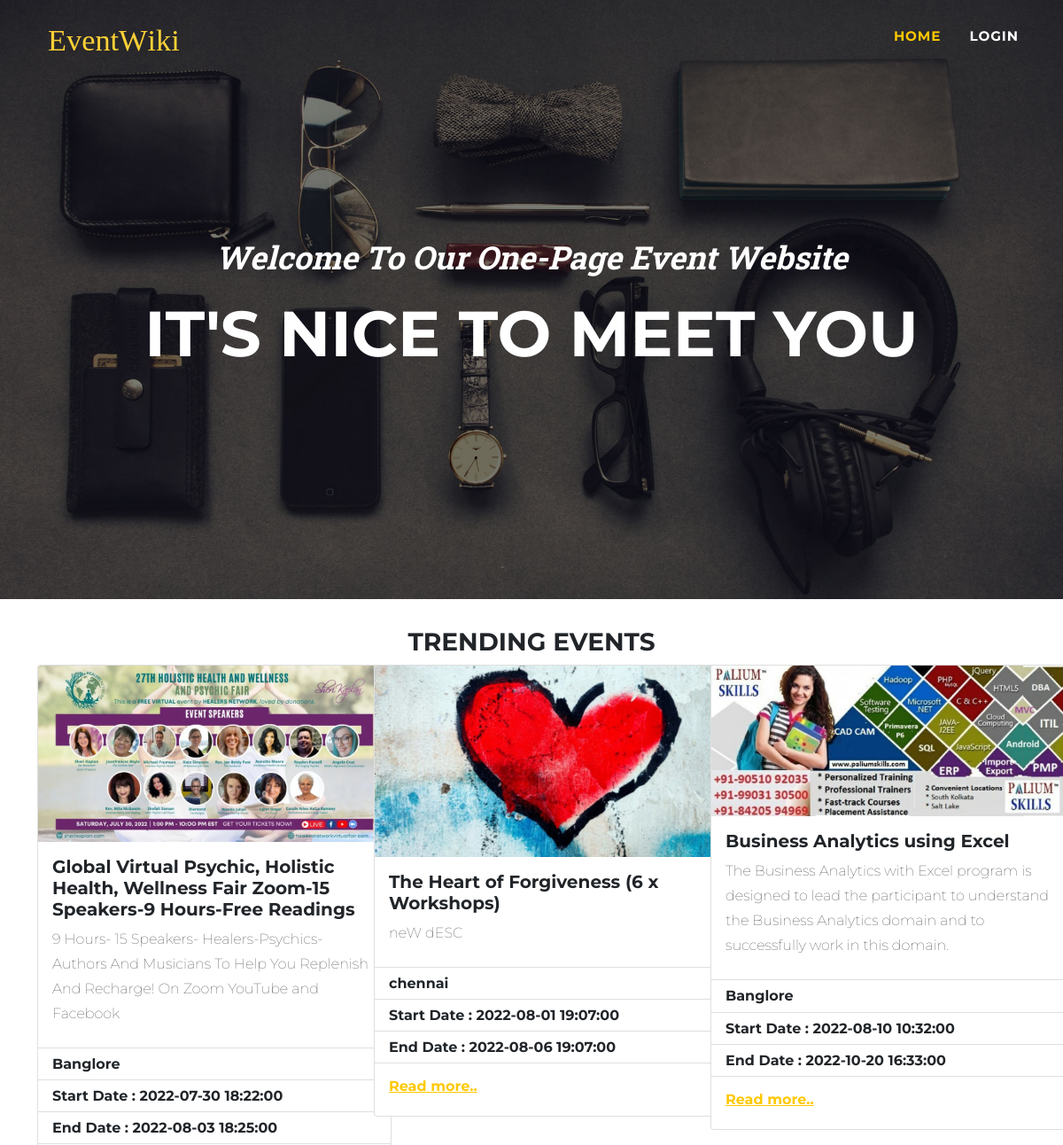
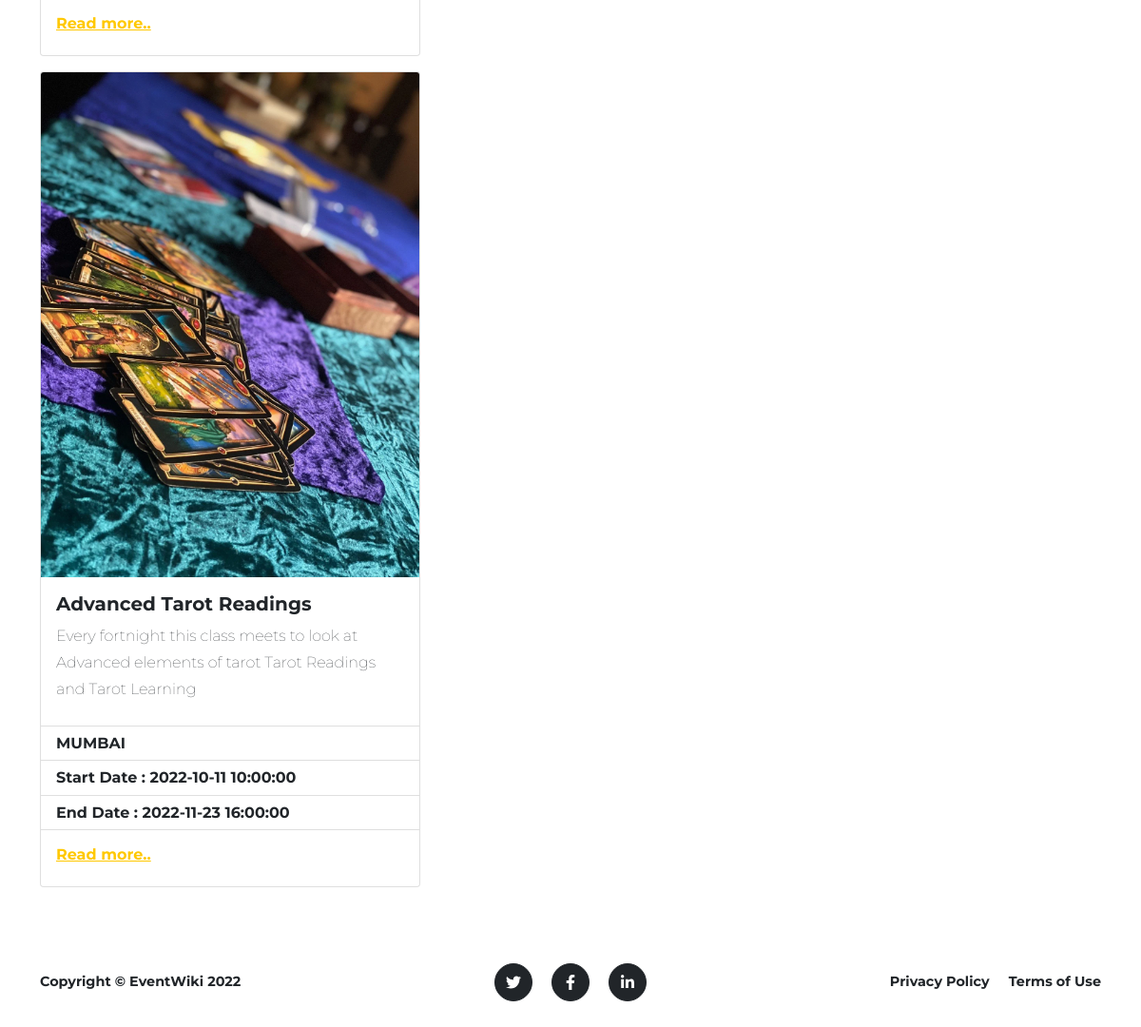
The page / on the database its author committed (2 pictures, top to bottom).
### EventApp/models.py (models this page shows, shortened)
class clsEventDetails(models.Model):
    pk_event_id = models.BigAutoField(primary_key=True)
    fk_user = models.ForeignKey("clsUser", on_delete=models.CASCADE,related_name="clsEventDetails_clsUser_1")
    dat_event_start_date_time = models.DateTimeField()
    dat_event_end_date_time = models.DateTimeField()
    vhr_event_name = models.CharField(max_length=30,blank=True)
    vhr_event_venue = models.CharField(max_length=30,blank=True)
    vhr_event_description = models.TextField()
    vhr_event_file_upload = models.CharField(max_length=100,blank=True)
    dat_created_datetime = models.DateTimeField()
    int_event_location_type = models.IntegerField(default=1)
    int_if_paid = models.IntegerField(default=0)
    int_last_action = models.IntegerField(default=1)
    pass

### EventApp/views.py (the view)
# urls.py: path('',views.index,name='index'),
def index(request):
    lstAllEventLocationType = ['','Pysical venue','Online','Recorded Events']
    tbmItems = clsEventDetails.objects.filter(~Q(int_last_action = 0),Q(dat_event_start_date_time__gte = datetime.datetime.now()), Q(int_if_paid = 1)).order_by('dat_event_start_date_time')
    lstAllItems = []
    strOutputFormat = '%Y-%m-%d %H:%M:%S'
    for tbmEachItem in tbmItems:
        dctAllItems = {}
        dctAllItems['intPkEventId'] = tbmEachItem.pk_event_id
        dctAllItems['intFkUserId'] = tbmEachItem.fk_user_id
        dctAllItems['strEventStartDateTime'] = tbmEachItem.dat_event_start_date_time.strftime(strOutputFormat)
        dctAllItems['strEventEndDateTime'] = tbmEachItem.dat_event_end_date_time.strftime(strOutputFormat)
        dctAllItems['strEventVenue'] = tbmEachItem.vhr_event_venue
        dctAllItems['strEventDescription'] = tbmEachItem.vhr_event_description
        dctAllItems['strEventPoster'] = 'attachment/'+tbmEachItem.vhr_event_file_upload
        dctAllItems['strCreatedDateTime'] = tbmEachItem.dat_created_datetime.strftime(strOutputFormat)
        dctAllItems['intLastAction'] = tbmEachItem.int_last_action
        dctAllItems['intIfPaid'] = tbmEachItem.int_if_paid
        dctAllItems['intEventLocation'] = tbmEachItem.int_event_location_type
        dctAllItems['strEventType'] = lstAllEventLocationType[tbmEachItem.int_event_location_type]
        dctAllItems['strEventName'] = tbmEachItem.vhr_event_name
        lstAllItems.append(dctAllItems)
    return render(request,'index.html',{'lstAllItems':lstAllItems})

### EventApp/templates/index.html (shortened to what this page needs)
<!DOCTYPE html>
<html lang="en">
    {% load static %}
    <head>
        <link href="{% static 'css/styles.css' %}" rel="stylesheet" />
    </head>
    <body id="page-top">
        <nav class="navbar navbar-expand-lg navbar-dark fixed-top" id="mainNav">
            <div class="container">
                <a class="navbar-brand" href="#page-top"><img src= {% static 'assets/img/navbar-logo.svg' %}  alt="..." /></a>
                <div class="collapse navbar-collapse" id="navbarResponsive">
                    <ul class="navbar-nav text-uppercase ms-auto py-4 py-lg-0">
                        <li class="nav-item"><a class="nav-link active" href="{% url 'index' %}">Home</a></li>
                        {% if request.session.intLoginUserId %}
                        <li class="nav-item"><a class="nav-link" href="{% url 'logout' %}">Logout</a></li>
                        <li class="nav-item"><a class="nav-link" href="{% url 'eventsList' %}"><i class="bi bi-plus"></i>My Events</a></li>
                        <li class="nav-item"><a class="nav-link" href=""><i class="fa fa-user"></i> {{request.session.strLoginUserName}}</a></li>
                        {% else %}
                        <li class="nav-item"><a class="nav-link" href="{% url 'login' %}">Login</a></li>
                        {% endif %}
                    </ul>
                </div>
            </div>
        </nav>
        <header class="masthead">
            <div class="container">
                <div class="masthead-subheading">Welcome To Our One-Page Event Website</div>
                <div class="masthead-heading text-uppercase">It's Nice To Meet You</div>
            </div>
        </header>
        <section class="page-section">
            <div class="text-center">
                <h3 class="section-heading text-uppercase">Trending Events</h3>
            </div>
            <div class="container">
                <div class="row">
                    {% for objEvents in lstAllItems %}
                    <div class="col-sm-3 col-md-6 col-lg-4">
                        <div class="card" style="width: 25rem;">
                            <img class="card-img-top" src="{% static objEvents.strEventPoster %}" alt="Card image cap">
                            <div class="card-body">
                              <h5 class="card-title">{{ objEvents.strEventName }}</h5>
                              <p class="card-text">{{ objEvents.strEventDescription }}</p>
                            </div>
                            <ul class="list-group list-group-flush">
                              <li class="list-group-item">{{ objEvents.strEventVenue }}</li>
                              <li class="list-group-item">Start Date :  {{ objEvents.strEventStartDateTime }}</li>
                              <li class="list-group-item">End Date : {{ objEvents.strEventEndDateTime }}</li>
                            </ul>
                            <div class="card-body">
                              <a href="#" class="card-link">Read more..</a>
                            </div>
                          </div>
                    </div>
                    {% endfor %}
                </div>
            </div>
        </section>
        <footer class="footer py-4">
            <div class="container">
                <div class="row align-items-center">
                    <div class="col-lg-4 text-lg-start">Copyright &copy; EventWiki 2022</div>
                    <div class="col-lg-4 my-3 my-lg-0">
                        <a class="btn btn-dark btn-social mx-2" href="#!" aria-label="Twitter"><i class="fab fa-twitter"></i></a>
                        <a class="btn btn-dark btn-social mx-2" href="#!" aria-label="Facebook"><i class="fab fa-facebook-f"></i></a>
                        <a class="btn btn-dark btn-social mx-2" href="#!" aria-label="LinkedIn"><i class="fab fa-linkedin-in"></i></a>
                    </div>
                    <div class="col-lg-4 text-lg-end">
                        <a class="link-dark text-decoration-none me-3" href="#!">Privacy Policy</a>
                        <a class="link-dark text-decoration-none" href="#!">Terms of Use</a>
                    </div>
                </div>
            </div>
        </footer>
    </body>
</html>

### rows shown on the page
clsEventDetails: strEventName "Global Virtual Psychic, Holistic Health, Wellness Fair Zoom-15 Speakers-9 Hours-Free Readings", strEventDescription "9 Hours- 15 Speakers- Healers-Psychics-Authors And Musicians To Help You Replenish And Recharge! On Zoom YouTube and Facebook", strEventVenue "Banglore"
clsEventDetails: strEventName "The Heart of Forgiveness (6 x Workshops)", strEventDescription "neW dESC", strEventVenue "chennai"
clsEventDetails: strEventName "Business Analytics using Excel", strEventDescription "The Business Analytics with Excel program is designed to lead the participant to understand the Business Analytics domain and to successfully work in this domain.", strEventVenue "Banglore"
clsEventDetails: strEventName "Advanced Tarot Readings", strEventDescription "Every fortnight this class meets to look at Advanced elements of tarot Tarot Readings and Tarot Learning", strEventVenue "MUMBAI"

### other values the page prints
{{ objEvents.strEventStartDateTime }} "2022-07-30 18:22:00" "2022-08-01 19:07:00" "2022-08-10 10:32:00" "2022-10-11 10:00:00"
{{ objEvents.strEventEndDateTime }} "2022-08-03 18:25:00" "2022-08-06 19:07:00" "2022-10-20 16:33:00" "2022-11-23 16:00:00"
